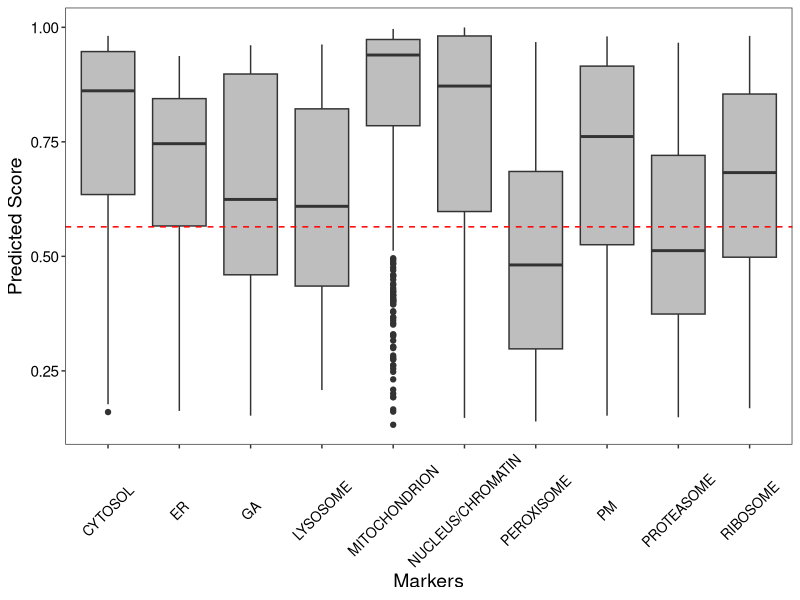
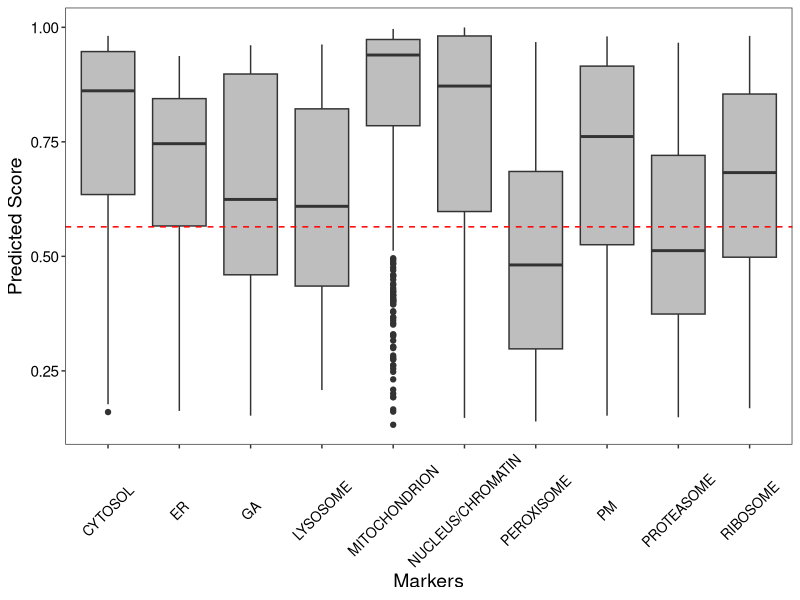

These charts were generated, in order, by the following R code:
library(dplyr)
library(ggplot2)

dftest <- read.csv('./DeepSP/testresult.csv', row.names = 1,
                   check.names = F, stringsAsFactors = F)

cutoff <- dftest[1, 'cutoff']

?geom_boxplot

plotbox <- function(data, cutoff){
  p <- ggplot(data, aes(x = pred, y = score)) +
    geom_boxplot(fill='grey',notchwidth = 0.3) + 
    theme_bw()+ theme(panel.grid=element_blank()) +
    labs(x='Markers',y='Predicted Score')+
    theme(plot.title=element_text(hjust=0.5))+ 
    theme(axis.title.x=element_text(size=14,color="black"),
          axis.text.x=element_text(size=10,angle =45, color="black",
                                   hjust = 0.5, vjust = 0.5)) +
    theme(axis.title.y=element_text(size=14,color="black"),
          axis.text.y=element_text(size=11,color="black")) +
    geom_hline(yintercept=cutoff, color="red",linetype="dashed")
  
}
p =plotbox(dftest, cutoff)

p
ggsave(p, 
       filename = '../figure/LOPITDC2019_DeepSP_Box.pdf',
       width = 5, height = 6)
